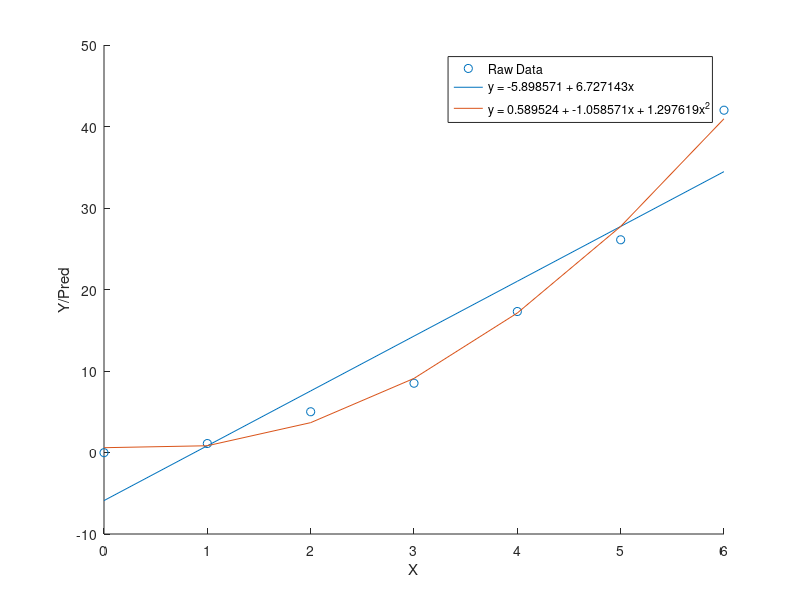

Recreate this plot in MATLAB.
% least square understanding

X = [0 1 2 3 4 5 6];
Y = [-0.02 1.1 5.0 8.5 17.3 26.1 42];

% Dependent variable
D = Y';
[m,n]=size(X);

% Building the dataset with first order polynomial, adding another column for intercept
A = ones(n,2);
A(:,2)=X';
X_approx = (A'*A)\(A'*D);
pred=A*X_approx;
error_1=sum((pred-D).^2);
eq_1=sprintf('y = %f + %fx', X_approx(1), X_approx(2));

scatter(X,Y);
hold on
plot(X, pred);
xlabel('X');
ylabel('Y/Pred');
hold on


% Building the dataset with second order polynomial, adding another column for intercept
A = ones(n,3);
A(:,2)=X';
A(:,3)=X'.^2;
X_approx = (A'*A)\(A'*D);
pred=A*X_approx;
error_2=sum((pred-D).^2);
eq_2=sprintf('y = %f + %fx + %fx^2', X_approx(1), X_approx(2), X_approx(3));


plot(X,pred);
legend('Raw Data',eq_1,eq_2)



